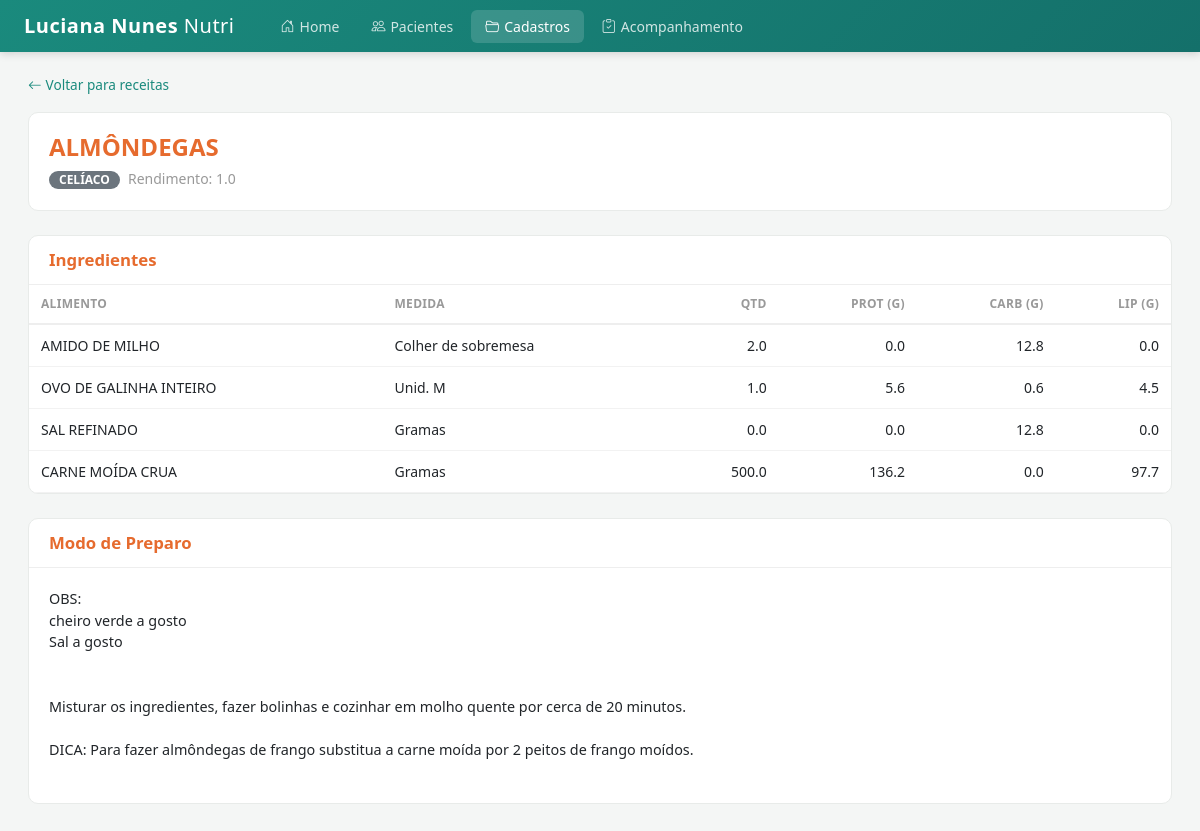
/cadastros/receita/6, run on the app's committed database.
### tables this page shows
CREATE TABLE "receita" ("CD_RECEITA" INTEGER, "CD_GRUPO" INTEGER, "TX_REND" REAL, "FL_CONTROLE" INTEGER, "DS_RECEITA" TEXT, "TX_MODO_PREP" TEXT, "TX_INF_NUTRI" TEXT);

CREATE TABLE "grupo_receitas" ("CD_GRUPO" INTEGER, "FL_CONTROLE" INTEGER, "DS_GRUPO" TEXT);

CREATE TABLE "itens_receita" ("CD_RECEITA" INTEGER, "CD_ALIMENTO" INTEGER, "CD_MEDIDA" INTEGER, "NR_QTD" REAL, "VL_PTN" REAL, "VL_CH" REAL, "VL_LIP" REAL, "DT_ALTERACAO" TEXT);

CREATE TABLE "alimento" ("cd_alimento" INTEGER, "Fl_Tend_Consumo" INTEGER, "Fl_Controle" INTEGER, "Nm_Alimento" TEXT, "Vl_G_poli" TEXT, "Vl_g_mon" TEXT, "Vl_G_Sat" TEXT, "Vl_Colest" TEXT, "Vl_B1" TEXT, "Vl_B2" TEXT, "Vl_B6" TEXT, "Vl_B12" TEXT, "Vl_Nia" TEXT, "Vl_Folic" TEXT, "Vl_Pant" TEXT, "Vl_Iodo" TEXT, "Vl_mg" TEXT, "Vl_zinco" TEXT, "Vl_Mn" TEXT, "Vl_Cobre" TEXT, "Vl_Selen" TEXT, "Vl_Carb" TEXT, "Vl_G_Tot" TEXT, "Vl_Prot" TEXT, "Vl_Fibra" TEXT, "Vl_Vit_A" TEXT, "Vl_Vit_C" TEXT, "Vl_Vit_D" TEXT, "Vl_Vit_E" TEXT, "Vl_Na" TEXT, "Vl_Ca" TEXT, "Vl_K" TEXT, "Vl_P" TEXT, "Vl_Fe" TEXT, "Ds_Fonte" TEXT, "Vl_Arginina" TEXT, "Vl_Histidina" TEXT, "Vl_Isoleucina" TEXT, "Vl_Leucina" TEXT, "Vl_Lisina" TEXT, "Vl_Metionina" TEXT, "Vl_Fenilalanina" TEXT, "Vl_Treonina" TEXT, "Vl_Triptofano" TEXT, "Vl_Tirosina" TEXT, "Vl_Valina" TEXT, "Vl_Ac_Palmitico" TEXT, "Vl_Ac_Estearico" TEXT, "Vl_Ac_Oleico" TEXT, "Vl_Ac_Linoleico" TEXT, "Vl_Ac_Linolenico" TEXT);

CREATE TABLE "medida" ("Cd_Medida" INTEGER, "Dt_Alteracao" TEXT, "Fl_Controle" INTEGER, "Ds_Medida" TEXT, "Nm_Usuario" TEXT);

### app.py (the view)
@app.route("/cadastros/receita/<int:cd_receita>")
def cadastros_receita_detalhe(cd_receita):
    db = get_db()
    rec = db.execute("""
        SELECT r.*, g.DS_GRUPO FROM receita r
        LEFT JOIN grupo_receitas g ON r.CD_GRUPO = g.CD_GRUPO
        WHERE r.CD_RECEITA = ?
    """, (cd_receita,)).fetchone()
    if not rec:
        return "Receita não encontrada", 404
    itens = db.execute("""
        SELECT ir.NR_QTD, ir.VL_PTN, ir.VL_CH, ir.VL_LIP,
               a.Nm_Alimento, m.Ds_Medida
        FROM itens_receita ir
        JOIN alimento a ON ir.CD_ALIMENTO = a.cd_alimento
        LEFT JOIN medida m ON ir.CD_MEDIDA = m.Cd_Medida
        WHERE ir.CD_RECEITA = ?
    """, (cd_receita,)).fetchall()
    return render_template("cadastros_receita_detalhe.html", rec=rec, itens=itens)

### app.py (called while the page is built)
@app.template_filter("num")
def num_filter(value, decimals=1):
    if value is None or value == "":
        return "—"
    try:
        if isinstance(val := value, str):
            val = val.replace(",", ".")
        return f"{float(val):.{decimals}f}"
    except (ValueError, TypeError):
        return "—"

def get_db():
    if "db" not in g:
        g.db = sqlite3.connect(DB_PATH)
        g.db.row_factory = sqlite3.Row
        g.db.execute("PRAGMA journal_mode=WAL")
        g.db.execute("PRAGMA cache_size=-8000")
    return g.db

### templates/cadastros_receita_detalhe.html (shortened to what this page needs)
{% extends "base.html" %}
{% block content %}
<a href="/cadastros/receitas" style="color:var(--ava-teal);text-decoration:none;font-size:.85rem"><i class="bi bi-arrow-left me-1"></i>Voltar para receitas</a>
<div class="ava-card mt-3 mb-4">
    <div class="ava-card-body">
        <h4 style="color:var(--ava-orange);font-weight:700;margin-bottom:4px">{{ rec.DS_RECEITA }}</h4>
        <div>
            {% if rec.DS_GRUPO %}<span class="badge bg-secondary badge-pill me-1">{{ rec.DS_GRUPO }}</span>{% endif %}
            {% if rec.TX_REND %}<small style="color:#999">Rendimento: {{ rec.TX_REND }}</small>{% endif %}
        </div>
    </div>
</div>
{% if itens %}
<div class="ava-card mb-4">
    <div class="ava-card-header"><h3>Ingredientes</h3></div>
    <div class="ava-card-body" style="padding:0">
        <table class="ava-table">
            <thead>
                <tr>
                    <th>Alimento</th>
                    <th>Medida</th>
                    <th class="text-end">Qtd</th>
                    <th class="text-end">Prot (g)</th>
                    <th class="text-end">Carb (g)</th>
                    <th class="text-end">Lip (g)</th>
                </tr>
            </thead>
            <tbody>
                {% for i in itens %}
                <tr>
                    <td>{{ i.Nm_Alimento }}</td>
                    <td>{{ i.Ds_Medida if i.Ds_Medida else '—' }}</td>
                    <td class="text-end">{{ i.NR_QTD|num }}</td>
                    <td class="text-end">{{ i.VL_PTN|num }}</td>
                    <td class="text-end">{{ i.VL_CH|num }}</td>
                    <td class="text-end">{{ i.VL_LIP|num }}</td>
                </tr>
                {% endfor %}
            </tbody>
        </table>
    </div>
</div>
{% endif %}
{% if rec.TX_MODO_PREP %}
<div class="ava-card mb-4">
    <div class="ava-card-header"><h3>Modo de Preparo</h3></div>
    <div class="ava-card-body">
        <div style="white-space:pre-wrap;font-size:.9rem">{{ rec.TX_MODO_PREP }}</div>
    </div>
</div>
{% endif %}
{% endblock %}

### templates/base.html (style rules this page uses)
:root { --ava-teal: #1a8a7d; --ava-teal-dark: #14706a; --ava-teal-light: #e0f5f3; --ava-orange: #e66b2e; --ava-orange-light: #fff4ee; --ava-green: #28a745; --ava-pink: #e91e8c; --ava-bg: #f4f6f5; --ava-sidebar-w: 220px; }
* { font-family: 'Segoe UI', system-ui, -apple-system, sans-serif; }
body { background: var(--ava-bg); margin: 0; }
.ava-card { background: #fff; border: 1px solid #e8ebe9; border-radius: 10px; overflow: hidden; }
.ava-card-header { padding: 14px 20px; border-bottom: 1px solid #eee; display: flex; align-items: center; justify-content: space-between; }
.ava-card-header h3 { margin: 0; font-size: 1.05rem; font-weight: 700; color: var(--ava-orange); }
.ava-card-body { padding: 20px; }
.ava-table { width: 100%; border-collapse: collapse; }
.ava-table th { font-size: .75rem; text-transform: uppercase; color: #999; font-weight: 600; letter-spacing: .3px; padding: 10px 12px; border-bottom: 2px solid #eee; white-space: nowrap; }
.ava-table td { padding: 10px 12px; border-bottom: 1px solid #f2f2f2; font-size: .875rem; }
.badge-pill { border-radius: 20px; padding: 3px 10px; font-size: .75rem; font-weight: 600; }

### data on the page
receita: DS_RECEITA "ALMÔNDEGAS", TX_REND "1.0", TX_MODO_PREP "OBS: cheiro verde a gosto Sal a gosto Misturar os ingredientes, fazer bolinhas e cozinhar em molho quente por cerca de 20 minutos. DICA: Para fazer almôndegas de frango substitua a carne moída por 2 peitos de frango moídos."
grupo_receitas: DS_GRUPO "CELÍACO"
itens_receita: Nm_Alimento "AMIDO DE MILHO", Ds_Medida "Colher de sobremesa", NR_QTD|num "2.0", VL_PTN|num "0.0", VL_CH|num "12.8", VL_LIP|num "0.0"
itens_receita: Nm_Alimento "OVO DE GALINHA INTEIRO", Ds_Medida "Unid. M", NR_QTD|num "1.0", VL_PTN|num "5.6", VL_CH|num "0.6", VL_LIP|num "4.5"
itens_receita: Nm_Alimento "SAL REFINADO", Ds_Medida "Gramas", NR_QTD|num "0.0", VL_PTN|num "0.0", VL_CH|num "12.8", VL_LIP|num "0.0"
itens_receita: Nm_Alimento "CARNE MOÍDA CRUA", Ds_Medida "Gramas", NR_QTD|num "500.0", VL_PTN|num "136.2", VL_CH|num "0.0", VL_LIP|num "97.7"
